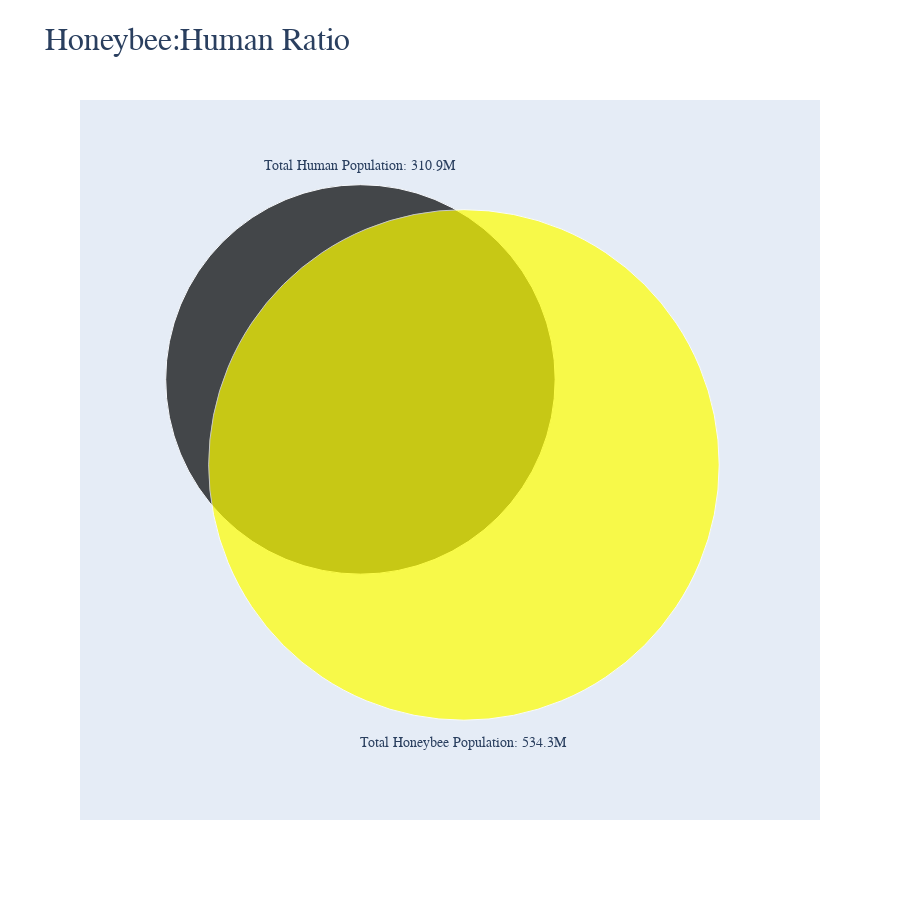

The notebook cell this image was saved under:
### Code cell
#Illustrating the ratio of the two populations
total_human_population = combined_data['USPOP'].sum() / 1000000
total_honeybee_population = combined_data['BEEPOP'].sum() / 1000000

ratio = total_honeybee_population / total_human_population
formatted_ratio = "{:.1f}".format(ratio)

# Create labels for each bubble
labels = [
    f"Total Human Population: {total_human_population:.1f}M",
    f"Total Honeybee Population: {total_honeybee_population:.1f}M"
]

# Create a DataFrame for the total population data
totals_data = pd.DataFrame({
    'Label': labels,
    'Population': [total_human_population, total_honeybee_population]
})

# Use circlify to compute circle positions without repulsion to preserve manual adjustments
circles = circlify.circlify(totals_data['Population'].tolist(), target_enclosure=circlify.Circle(x=0, y=0, r=1.5), show_enclosure=False)

# Sort the circles based on their y-coordinate (from top to bottom)
circles.sort(key=lambda circle: circle.y, reverse=True)

# Adjust the positions of bubbles to prevent overlapping and increase separation
y_offsets = [1.0, 0.6]  # Set desired y-offsets for the two circles
adjusted_circles = [(circle.x, circle.y + y_offsets[i], circle.r) for i, circle in enumerate(circles)]

# Create the trace for the bubble chart
trace = go.Scatter(
    x=[circle[0] for circle in adjusted_circles],
    y=[circle[1] for circle in adjusted_circles],
    mode='markers+text',
    marker=dict(
        color=['black', 'yellow'],  # Set the colors for the bubbles
        size=[circle[2] * 600 for circle in adjusted_circles],  # Set the sizes of the bubbles (adjust the scaling factor)
        sizemode='diameter',  # Use diameter mode to specify bubble sizes directly
    ),
)

# Create the layout for the circle packing effect
layout = go.Layout(
    title=dict(text='Honeybee:Human Ratio', font=dict(size=32, family='Arial, bold')),  # Set the title font size
    xaxis=dict(showgrid=False, zeroline=False, showticklabels=False),
    yaxis=dict(showgrid=False, zeroline=False, showticklabels=False),
    showlegend=False,
    width=900,
    height=900,
)

# Create the figure and add the trace to it
fig = go.Figure(data=[trace], layout=layout)

# Update the annotations to position them correctly
annotations = []
for i, circle in enumerate(adjusted_circles):
    label = labels[i]
    x = circle[0]
    y = circle[1]
    if i == 0:
        y += 1.0  
    if i == 1:
        y -= 1.3# Adjust this value to set the desired y-coordinate for the second label

    annotation = dict(
        x=x,
        y=y,
        xref="x",
        yref="y",
        text=label,
        showarrow=False,  # Remove the arrow
        font=dict(size=14, family='Arial, bold')
    )

    annotations.append(annotation)

fig.update_layout(annotations=annotations)

# Show the circle packing bubble chart
fig.show()
formatted_ratio
# When running this program you may see two instances of the bubble chart visualization. The second one has been imbedded in a markdown cell due to GitHub's inability to preview the graph

### Figure 1 — Plotly figure (JSON) as saved in the notebook; plotly's stock layout.template omitted (floating-point values rounded to 4 significant figures)
{"data": [{"marker": {"color": ["black", "yellow"], "size": [389.5, 510.5], "sizemode": "diameter"}, "mode": "markers+text", "type": "scatter", "x": [-0.8509, 0.6491], "y": [1, 0.6]}], "layout": {"annotations": [{"font": {"family": "Arial, bold", "size": 14}, "showarrow": false, "text": "Total Human Population: 310.9M", "x": -0.8509, "xref": "x", "y": 2, "yref": "y"}, {"font": {"family": "Arial, bold", "size": 14}, "showarrow": false, "text": "Total Honeybee Population: 534.3M", "x": 0.6491, "xref": "x", "y": -0.7, "yref": "y"}], "height": 900, "showlegend": false, "title": {"font": {"family": "Arial, bold", "size": 32}, "text": "Honeybee:Human Ratio"}, "width": 900, "xaxis": {"showgrid": false, "showticklabels": false, "zeroline": false}, "yaxis": {"showgrid": false, "showticklabels": false, "zeroline": false}}}
